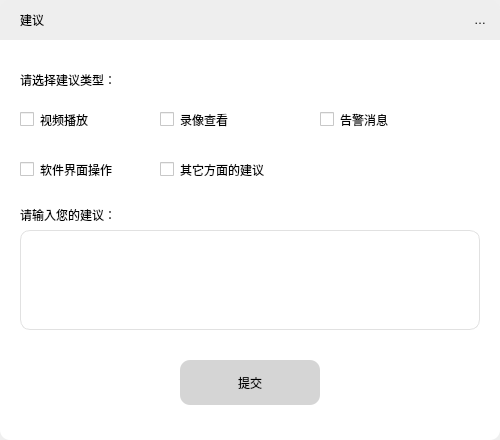
<?xml version="1.0" encoding="UTF-8"?>
<ui version="4.0">
 <class>Form</class>
 <widget class="QWidget" name="Form">
  <property name="geometry">
   <rect>
    <x>0</x>
    <y>0</y>
    <width>500</width>
    <height>440</height>
   </rect>
  </property>
  <property name="windowTitle">
   <string>Form</string>
  </property>
  <property name="styleSheet">
   <string notr="true">QFrame
{
	border: 0px solid;
	
	border-color: rgb(255, 255, 255);
	border-radius:10px;
	
	background-color: rgb(238,238,238);
}
QLabel
{
	border:0px;
	
	font: 9pt &quot;宋体&quot;;
}</string>
  </property>
  <widget class="QFrame" name="frame">
   <property name="geometry">
    <rect>
     <x>0</x>
     <y>0</y>
     <width>500</width>
     <height>440</height>
    </rect>
   </property>
   <property name="frameShape">
    <enum>QFrame::StyledPanel</enum>
   </property>
   <property name="frameShadow">
    <enum>QFrame::Raised</enum>
   </property>
   <widget class="QLabel" name="label">
    <property name="geometry">
     <rect>
      <x>20</x>
      <y>5</y>
      <width>30</width>
      <height>30</height>
     </rect>
    </property>
    <property name="text">
     <string>建议</string>
    </property>
   </widget>
   <widget class="QFrame" name="frame_2">
    <property name="geometry">
     <rect>
      <x>0</x>
      <y>40</y>
      <width>500</width>
      <height>400</height>
     </rect>
    </property>
    <property name="styleSheet">
     <string notr="true">*{
	border-top-left-radius:0px;
	border-top-right-radius:0px;
	
	background-color: rgb(255, 255, 255);
}</string>
    </property>
    <property name="frameShape">
     <enum>QFrame::StyledPanel</enum>
    </property>
    <property name="frameShadow">
     <enum>QFrame::Raised</enum>
    </property>
    <widget class="QLabel" name="label_2">
     <property name="geometry">
      <rect>
       <x>20</x>
       <y>25</y>
       <width>121</width>
       <height>30</height>
      </rect>
     </property>
     <property name="text">
      <string>请选择建议类型：</string>
     </property>
    </widget>
    <widget class="QLabel" name="label_3">
     <property name="geometry">
      <rect>
       <x>20</x>
       <y>160</y>
       <width>131</width>
       <height>30</height>
      </rect>
     </property>
     <property name="text">
      <string>请输入您的建议：</string>
     </property>
    </widget>
    <widget class="QCheckBox" name="checkBox">
     <property name="geometry">
      <rect>
       <x>20</x>
       <y>70</y>
       <width>91</width>
       <height>19</height>
      </rect>
     </property>
     <property name="text">
      <string>视频播放</string>
     </property>
    </widget>
    <widget class="QCheckBox" name="checkBox_2">
     <property name="geometry">
      <rect>
       <x>20</x>
       <y>120</y>
       <width>121</width>
       <height>19</height>
      </rect>
     </property>
     <property name="text">
      <string>软件界面操作</string>
     </property>
    </widget>
    <widget class="QCheckBox" name="checkBox_3">
     <property name="geometry">
      <rect>
       <x>160</x>
       <y>120</y>
       <width>131</width>
       <height>19</height>
      </rect>
     </property>
     <property name="text">
      <string>其它方面的建议</string>
     </property>
    </widget>
    <widget class="QCheckBox" name="checkBox_4">
     <property name="geometry">
      <rect>
       <x>160</x>
       <y>70</y>
       <width>91</width>
       <height>19</height>
      </rect>
     </property>
     <property name="text">
      <string>录像查看</string>
     </property>
    </widget>
    <widget class="QCheckBox" name="checkBox_5">
     <property name="geometry">
      <rect>
       <x>320</x>
       <y>70</y>
       <width>91</width>
       <height>19</height>
      </rect>
     </property>
     <property name="text">
      <string>告警消息</string>
     </property>
    </widget>
    <widget class="QPushButton" name="pushButton">
     <property name="geometry">
      <rect>
       <x>180</x>
       <y>320</y>
       <width>140</width>
       <height>45</height>
      </rect>
     </property>
     <property name="styleSheet">
      <string notr="true">*{
	background-color: rgb(213,213,213);
	border:0px solid;
	border-radius:10px;
}
*:hover
{

	border:1px solid;

}</string>
     </property>
     <property name="text">
      <string>提交</string>
     </property>
    </widget>
    <widget class="QTextEdit" name="textEdit">
     <property name="geometry">
      <rect>
       <x>20</x>
       <y>190</y>
       <width>460</width>
       <height>100</height>
      </rect>
     </property>
     <property name="styleSheet">
      <string notr="true">*{
	border:1px solid;
	border-radius:10px;
	border-color: rgb(225,225,225);
}</string>
     </property>
    </widget>
   </widget>
   <widget class="QToolButton" name="toolButton">
    <property name="geometry">
     <rect>
      <x>470</x>
      <y>10</y>
      <width>20</width>
      <height>20</height>
     </rect>
    </property>
    <property name="styleSheet">
     <string notr="true">*{
	border:0px;
}</string>
    </property>
    <property name="text">
     <string>关闭</string>
    </property>
    <property name="icon">
     <iconset resource="resource.qrc">
      <normaloff>:/test/关闭.png</normaloff>:/test/关闭.png</iconset>
    </property>
    <property name="iconSize">
     <size>
      <width>30</width>
      <height>30</height>
     </size>
    </property>
   </widget>
  </widget>
 </widget>
 <resources>
  <include location="resource.qrc"/>
 </resources>
 <connections>
  <connection>
   <sender>toolButton</sender>
   <signal>clicked()</signal>
   <receiver>Form</receiver>
   <slot>close()</slot>
   <hints>
    <hint type="sourcelabel">
     <x>477</x>
     <y>22</y>
    </hint>
    <hint type="destinationlabel">
     <x>593</x>
     <y>70</y>
    </hint>
   </hints>
  </connection>
 </connections>
</ui>
